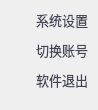
<?xml version="1.0" encoding="UTF-8"?>
<ui version="4.0">
 <class>STMenuClass</class>
 <widget class="QWidget" name="STMenuClass">
  <property name="geometry">
   <rect>
    <x>0</x>
    <y>0</y>
    <width>98</width>
    <height>110</height>
   </rect>
  </property>
  <property name="windowTitle">
   <string>Form</string>
  </property>
  <property name="styleSheet">
   <string notr="true"/>
  </property>
  <layout class="QHBoxLayout" name="horizontalLayout_4">
   <property name="spacing">
    <number>0</number>
   </property>
   <property name="leftMargin">
    <number>0</number>
   </property>
   <property name="topMargin">
    <number>0</number>
   </property>
   <property name="rightMargin">
    <number>0</number>
   </property>
   <property name="bottomMargin">
    <number>0</number>
   </property>
   <item>
    <widget class="QWidget" name="widMain" native="true">
     <property name="styleSheet">
      <string notr="true">QWidget#widMain{border-image: url(:/STSample/Resources/images/menu.png);}</string>
     </property>
     <layout class="QVBoxLayout" name="verticalLayout">
      <property name="spacing">
       <number>0</number>
      </property>
      <property name="leftMargin">
       <number>0</number>
      </property>
      <property name="topMargin">
       <number>5</number>
      </property>
      <property name="rightMargin">
       <number>0</number>
      </property>
      <property name="bottomMargin">
       <number>15</number>
      </property>
      <item>
       <widget class="QWidget" name="widParam" native="true">
        <layout class="QHBoxLayout" name="horizontalLayout">
         <property name="spacing">
          <number>10</number>
         </property>
         <property name="leftMargin">
          <number>0</number>
         </property>
         <property name="topMargin">
          <number>0</number>
         </property>
         <property name="rightMargin">
          <number>0</number>
         </property>
         <property name="bottomMargin">
          <number>0</number>
         </property>
         <item>
          <spacer name="horizontalSpacer_2">
           <property name="orientation">
            <enum>Qt::Horizontal</enum>
           </property>
           <property name="sizeHint" stdset="0">
            <size>
             <width>3</width>
             <height>20</height>
            </size>
           </property>
          </spacer>
         </item>
         <item>
          <widget class="QLabel" name="lblParamPic">
           <property name="minimumSize">
            <size>
             <width>16</width>
             <height>16</height>
            </size>
           </property>
           <property name="maximumSize">
            <size>
             <width>16</width>
             <height>16</height>
            </size>
           </property>
           <property name="styleSheet">
            <string notr="true">border-image: url(:/STSample/Resources/images/param.png);</string>
           </property>
           <property name="text">
            <string/>
           </property>
          </widget>
         </item>
         <item>
          <widget class="QLabel" name="lblParamText">
           <property name="minimumSize">
            <size>
             <width>0</width>
             <height>30</height>
            </size>
           </property>
           <property name="maximumSize">
            <size>
             <width>16777215</width>
             <height>30</height>
            </size>
           </property>
           <property name="font">
            <font>
             <family>微软雅黑</family>
             <pointsize>10</pointsize>
            </font>
           </property>
           <property name="styleSheet">
            <string notr="true">color: rgb(67, 69, 85);</string>
           </property>
           <property name="text">
            <string>系统设置</string>
           </property>
          </widget>
         </item>
         <item>
          <spacer name="horizontalSpacer">
           <property name="orientation">
            <enum>Qt::Horizontal</enum>
           </property>
           <property name="sizeHint" stdset="0">
            <size>
             <width>0</width>
             <height>20</height>
            </size>
           </property>
          </spacer>
         </item>
        </layout>
       </widget>
      </item>
      <item>
       <widget class="QWidget" name="widRelogin" native="true">
        <layout class="QHBoxLayout" name="horizontalLayout_2">
         <property name="spacing">
          <number>10</number>
         </property>
         <property name="leftMargin">
          <number>0</number>
         </property>
         <property name="topMargin">
          <number>0</number>
         </property>
         <property name="rightMargin">
          <number>0</number>
         </property>
         <property name="bottomMargin">
          <number>0</number>
         </property>
         <item>
          <spacer name="horizontalSpacer_3">
           <property name="orientation">
            <enum>Qt::Horizontal</enum>
           </property>
           <property name="sizeHint" stdset="0">
            <size>
             <width>58</width>
             <height>20</height>
            </size>
           </property>
          </spacer>
         </item>
         <item>
          <widget class="QLabel" name="lblReloginPic">
           <property name="minimumSize">
            <size>
             <width>16</width>
             <height>16</height>
            </size>
           </property>
           <property name="maximumSize">
            <size>
             <width>16</width>
             <height>16</height>
            </size>
           </property>
           <property name="styleSheet">
            <string notr="true">border-image: url(:/STSample/Resources/images/relogin.png);</string>
           </property>
           <property name="text">
            <string/>
           </property>
          </widget>
         </item>
         <item>
          <widget class="QLabel" name="lblReloginText">
           <property name="minimumSize">
            <size>
             <width>0</width>
             <height>30</height>
            </size>
           </property>
           <property name="maximumSize">
            <size>
             <width>16777215</width>
             <height>30</height>
            </size>
           </property>
           <property name="font">
            <font>
             <family>微软雅黑</family>
             <pointsize>10</pointsize>
            </font>
           </property>
           <property name="styleSheet">
            <string notr="true">color: rgb(67, 69, 85);</string>
           </property>
           <property name="text">
            <string>切换账号</string>
           </property>
          </widget>
         </item>
         <item>
          <spacer name="horizontalSpacer_4">
           <property name="orientation">
            <enum>Qt::Horizontal</enum>
           </property>
           <property name="sizeHint" stdset="0">
            <size>
             <width>58</width>
             <height>20</height>
            </size>
           </property>
          </spacer>
         </item>
        </layout>
       </widget>
      </item>
      <item>
       <widget class="QWidget" name="widExit" native="true">
        <layout class="QHBoxLayout" name="horizontalLayout_3">
         <property name="spacing">
          <number>10</number>
         </property>
         <property name="leftMargin">
          <number>0</number>
         </property>
         <property name="topMargin">
          <number>0</number>
         </property>
         <property name="rightMargin">
          <number>0</number>
         </property>
         <property name="bottomMargin">
          <number>0</number>
         </property>
         <item>
          <spacer name="horizontalSpacer_5">
           <property name="orientation">
            <enum>Qt::Horizontal</enum>
           </property>
           <property name="sizeHint" stdset="0">
            <size>
             <width>58</width>
             <height>20</height>
            </size>
           </property>
          </spacer>
         </item>
         <item>
          <widget class="QLabel" name="lblExitPic">
           <property name="minimumSize">
            <size>
             <width>16</width>
             <height>16</height>
            </size>
           </property>
           <property name="maximumSize">
            <size>
             <width>16</width>
             <height>16</height>
            </size>
           </property>
           <property name="styleSheet">
            <string notr="true">border-image: url(:/STSample/Resources/images/exit.png);</string>
           </property>
           <property name="text">
            <string/>
           </property>
          </widget>
         </item>
         <item>
          <widget class="QLabel" name="lblExitText">
           <property name="minimumSize">
            <size>
             <width>0</width>
             <height>30</height>
            </size>
           </property>
           <property name="maximumSize">
            <size>
             <width>16777215</width>
             <height>30</height>
            </size>
           </property>
           <property name="font">
            <font>
             <family>微软雅黑</family>
             <pointsize>10</pointsize>
            </font>
           </property>
           <property name="styleSheet">
            <string notr="true">color: rgb(67, 69, 85);</string>
           </property>
           <property name="text">
            <string>软件退出</string>
           </property>
          </widget>
         </item>
         <item>
          <spacer name="horizontalSpacer_6">
           <property name="orientation">
            <enum>Qt::Horizontal</enum>
           </property>
           <property name="sizeHint" stdset="0">
            <size>
             <width>58</width>
             <height>20</height>
            </size>
           </property>
          </spacer>
         </item>
        </layout>
       </widget>
      </item>
     </layout>
    </widget>
   </item>
  </layout>
 </widget>
 <resources>
  <include location="stsample.qrc"/>
 </resources>
 <connections/>
</ui>
